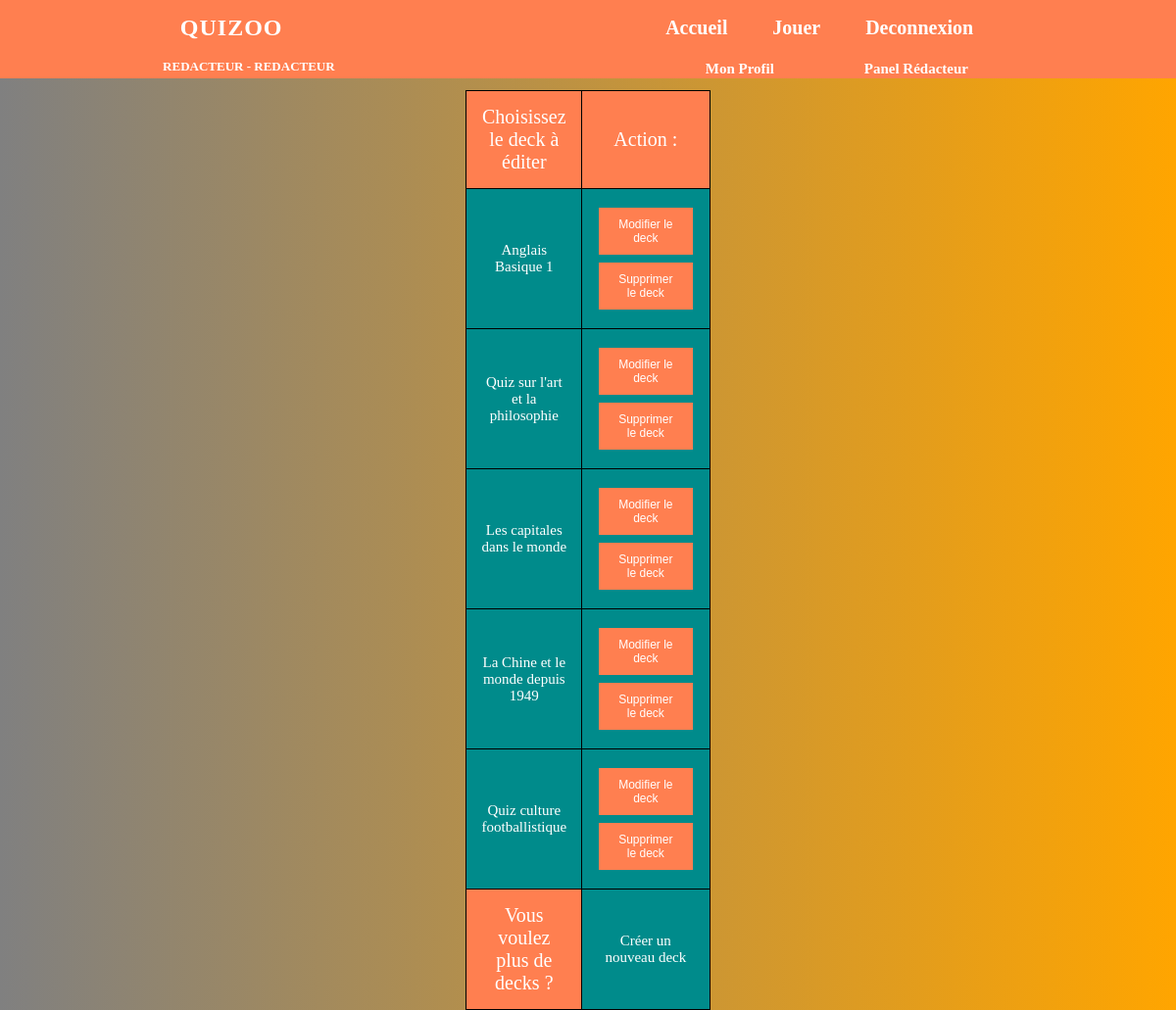
The page /site/redac/manage_deck.php (signed in) on the database its author committed.
### tables this page shows
CREATE TABLE `deck` (
  `id` int(11) NOT NULL,
  `nom` varchar(100) NOT NULL,
  `nomdeck` varchar(100) NOT NULL,
  `categorie` varchar(100) NOT NULL,
  `q1` varchar(100) DEFAULT NULL,
  `q2` varchar(100) DEFAULT NULL,
  `q3` varchar(100) DEFAULT NULL,
  `q4` varchar(100) DEFAULT NULL,
  `q5` varchar(100) DEFAULT NULL,
  `q6` varchar(100) DEFAULT NULL,
  `q7` varchar(100) DEFAULT NULL,
  `q8` varchar(100) DEFAULT NULL,
  `q9` varchar(100) DEFAULT NULL,
  `q10` varchar(100) DEFAULT NULL,
  `playcount` int(10) NOT NULL DEFAULT 0,
  `valide` varchar(100) DEFAULT NULL,
  `difficulte` varchar(100) NOT NULL
);

### site/redac/manage_deck.php (the view, shortened to what this page needs)
<?php
     include '../header.php';
    $user = Secu($_SESSION['user']);
    $GetDeck = $BDD->prepare("SELECT * FROM deck WHERE nom = :user");
    $GetDeck->bindValue(':user',$user);
    $GetDeck->execute();
    $resultat_deck = $GetDeck->fetchAll();
?>
		<form action="manage_deck.php" method="POST">
	        <table class="tabadmin" style="width: 20%; height: 75px;">
	            <tbody>
	                <tr>
	                    <td style="width: 60%;" class="tdredac">
	                    	Choisissez le deck à éditer
	                    </td>
	                    <td style="width: 40%;" class="tdredac">
	                		Action :
	                	</td>
	                </tr>
                    <tr>
	                	<?php foreach ($resultat_deck as $row){?>
                            <tr>
    	                		<td style="width: 60%;" class="tdredacq">
    	                			<?echo htmlspecialchars_decode($row['nomdeck']); ?>
    	                		</td>
    	                		<td style="width: 40%;" class="tdredacq">
    	                			<button name="modifier" type="submit" value="<?= htmlspecialchars_decode($row['nomdeck']); ?>" class="butredac" >Modifier le deck</button>
                                    <button name="supprimer" type="submit" value="<?= htmlspecialchars_decode($row['nomdeck']); ?>" class="butredac" >Supprimer le deck</button>
    	                		</td>
                            </tr>
                     	<?php } ?>
	                </tr>
	                <td class="tdredac">
	                	Vous voulez plus de decks ?
	                </td>
                    <td style="width: 40%;" class="tdredacq">
                        <a href="creerdeck.php">Créer un nouveau deck</a>
                    </td>
	            </tbody>
	        </table>
        </form>
    </body>
</html>

### site/assets/css/style1.css (style rules this page uses)
* { margin: 0px; padding: 0px; box-sizing: border-box; }
body { color: white; background: linear-gradient(-90deg, orange, gray);; scroll-behavior: smooth; }
.tabadmin { border-collapse: collapse; margin-left:auto; margin-right:auto; margin-top: 1%; }
.tabadmin th, td { padding: 15px; text-align: left; border: 1px solid black; }
.tabadmin th, td { padding: 15px; text-align: center; border: 1px solid black; }
.tdredac { background-color: #FF7F50; font-size: 20px; }
.tdredacq { background-color: #008B8B; font-size: 15px; }
.tdredacq a { text-decoration:none; color: white; }
.butredac { background-color: #FF7F50; border: none; color: white; padding: 10px 20px; text-align: center; text-decoration: none; display: inline-block; font-size: 12px; margin: 4px 2px; }

### rows shown on the page
deck: nomdeck "Anglais Basique 1"
deck: nomdeck "Quiz sur l'art et la philosophie"
deck: nomdeck "Les capitales dans le monde"
deck: nomdeck "La Chine et le monde depuis 1949"
deck: nomdeck "Quiz culture footballistique"

### other values the page prints
$_SESSION['user'] "REDACTEUR"
usertype() "REDACTEUR"
